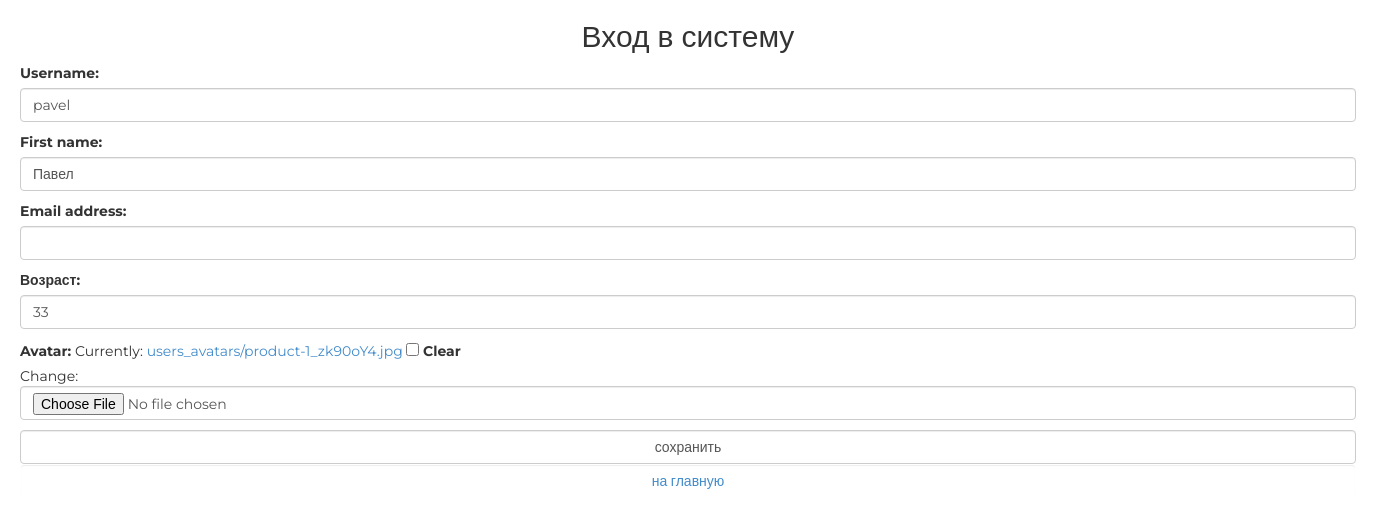
/auth/edit/ (signed in), run on the app's committed database.
### authapp/models.py (models this page shows)
class ShopUser(AbstractUser):
    avatar = models.ImageField(upload_to='users_avatars', blank=True)
    age = models.PositiveIntegerField(verbose_name='Возраст', null=True)

### authapp/views.py (the view)
# urls.py: path('edit/', authapp.edit, name='edit'),
def edit(request):
    title = 'Редактирование'
    if request.method == 'POST':
        edit_form = ShopUserEditForm(
            request.POST, request.FILES, instance=request.user)
        if edit_form.is_valid():
            edit_form.save()
            return HttpResponseRedirect(reverse('auth:edit'))
    else:
        edit_form = ShopUserEditForm(instance=request.user)
    content = {'title': title, 'edit_form': edit_form}
    return render(request, 'authapp/edit.html', content)

### authapp/forms.py (shortened to what this page needs)
class ShopUserEditForm(UserChangeForm):
    class Meta:
        model = ShopUser
        fields = ('username', 'first_name',
                  'password', 'email', 'age', 'avatar')
    def __init__(self, *args, **kwargs):
        super().__init__(*args, **kwargs)
        for field_name, field in self.fields.items():
            field.widget.attrs['class'] = 'form-control'
            field.help_text = ''
            if field_name == 'password':
                field.widget = forms.HiddenInput()

### authapp/templates/authapp/edit.html (shortened to what this page needs)
{% extends 'authapp/base.html' %}
{% load static %}
{% block content %}
    <form class="form-horizontal" action="{% url 'auth:edit' %}" method="post" enctype="multipart/form-data">
        {{ edit_form.as_p }}
        <input class="form-control" type="submit" value="сохранить">
    </form>
    <button class="btn btn-round form-control last">
        <a href="{% url 'index' %}" class="">на главную</a>
    </button>
    <div class="user_avatar"><img srs="/media/{{ user.avatar }}"></div>
{% endblock content %}

### static/css/style.css (style rules this page uses)
* { margin: 0; padding: 0; }
body { font-family: 'Montserrat', sans-serif; }
html, body { height: 100%; }
.user_avatar { width: 80px; height: 80px; border-radius: 40px; display: inline-block; }

### data on the page
ShopUser: username "pavel", first_name "Павел", age "33"
